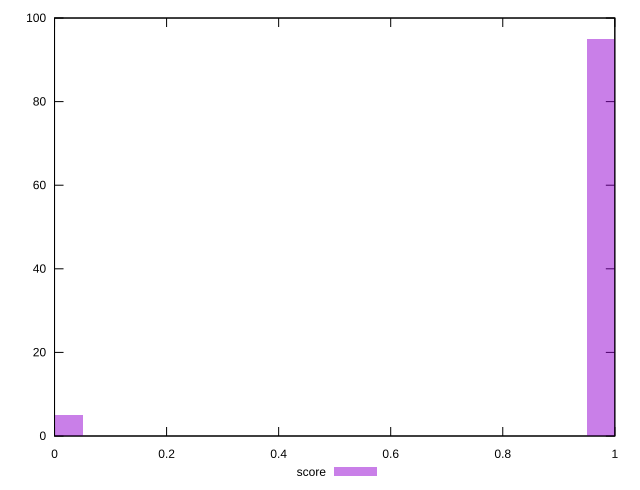

The gnuplot source for this figure:
reset

$score <<EOF
0 5
1 95
EOF

set key outside below
set boxwidth 0.1
set xrange [0:1]
set yrange [0:100]
set trange [0:100]
set style fill transparent solid 0.5 noborder
set terminal svg size 640, 490 enhanced background rgb 'white'
set output "report_00009_2021-02-08T22-37-41.559Z/server-response-time/samples/pages/score/histogram.svg"

plot $score title "score" with boxes

reset
